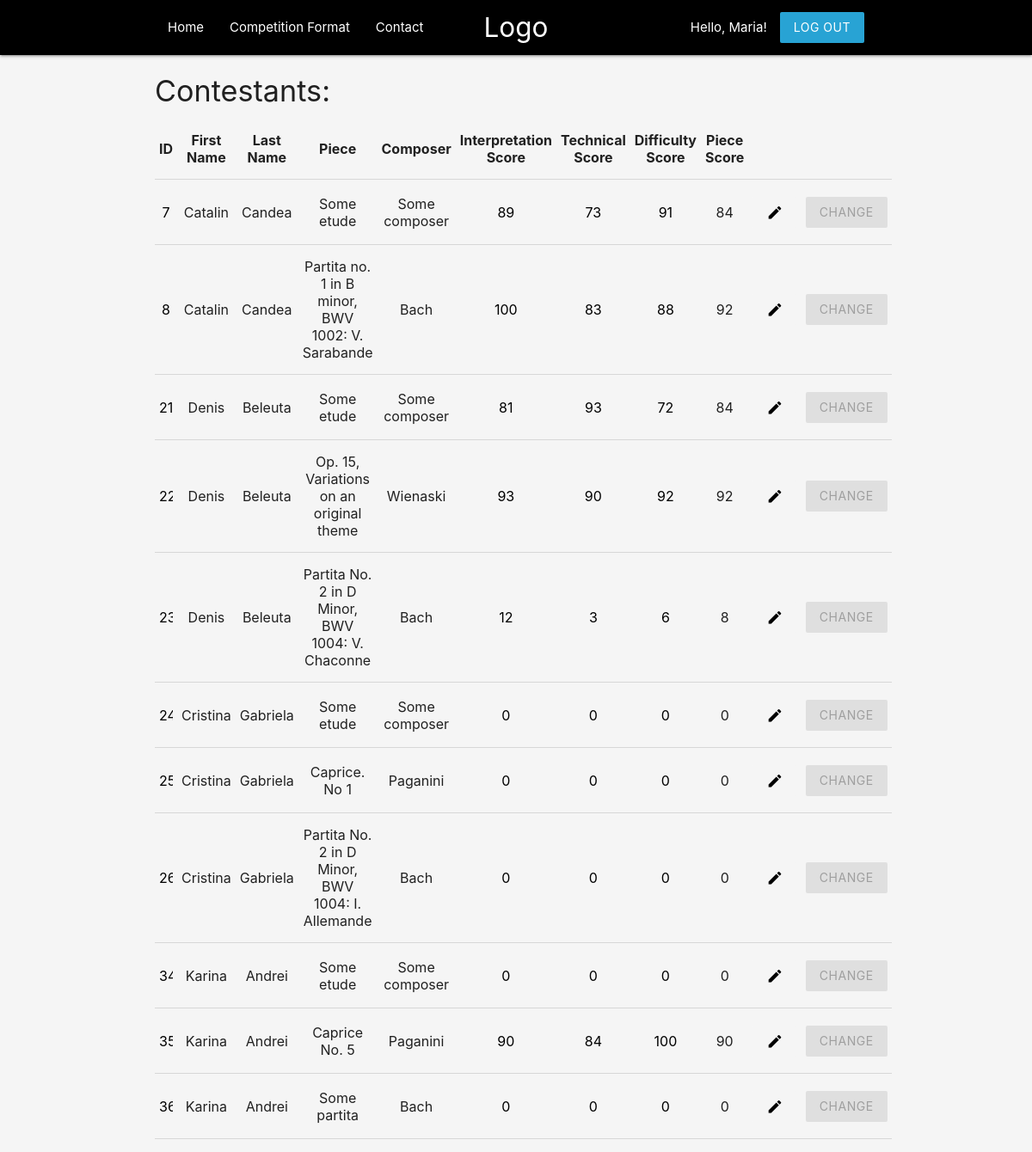
/violin-judge.php (signed in), run on the app's committed database.
### tables this page shows
CREATE TABLE `scores` (
  `ContestantID` int(11) NOT NULL,
  `PieceID` int(11) NOT NULL,
  `InterpretationScore` int(11) NOT NULL DEFAULT 0,
  `TechnicalScore` int(11) NOT NULL DEFAULT 0,
  `DifficultyScore` int(11) NOT NULL DEFAULT 0,
  `OverallScore` int(11) NOT NULL DEFAULT 0
);

CREATE TABLE `pieces` (
  `ContestantID` int(11) NOT NULL,
  `PieceID` int(11) NOT NULL,
  `PieceName` varchar(50) NOT NULL,
  `ComposerName` varchar(50) NOT NULL,
  `Category` varchar(7) NOT NULL
);

CREATE TABLE `contestants` (
  `ID` int(11) NOT NULL,
  `FirstName` varchar(20) NOT NULL,
  `LastName` varchar(20) NOT NULL,
  `Email` varchar(50) NOT NULL,
  `Password` varchar(255) NOT NULL,
  `Age` int(11) NOT NULL,
  `PhoneNumber` varchar(10) NOT NULL,
  `Instrument` varchar(6) NOT NULL,
  `FinalScore` int(11) NOT NULL
);

### violin-judge.php (the view, shortened to what this page needs)
<?php
    $conn = mysqli_connect("localhost", "taniacurutchi", "parola123", "music_competition");
    $sql = "
        SELECT pieces.PieceID, contestants.FirstName, contestants.LastName, pieces.PieceName, pieces.ComposerName,
        scores.InterpretationScore, scores.TechnicalScore, scores.DifficultyScore, scores.OverallScore, pieces.Category
        FROM ((contestants
        INNER JOIN pieces ON contestants.ID=pieces.ContestantID)
        INNER JOIN scores ON contestants.ID=scores.ContestantID AND pieces.PieceID=scores.PieceID)
        WHERE contestants.Instrument='violin';
    ";
    $result = mysqli_query($conn, $sql);
    $contestants = mysqli_fetch_all($result, MYSQLI_ASSOC);
?>
<html lang="en">
<head>
    <link rel="stylesheet" href="https://cdnjs.cloudflare.com/ajax/libs/materialize/1.0.0/css/materialize.min.css">
    <link rel="stylesheet" href="stylesheets/standings-style.css">
</head>
<body>
    <?php include("templates/header.php"); ?>
    <div class="container">
        <h4>Contestants:</h4>
        <form action="<?php echo $_SERVER['PHP_SELF']; ?>" method="POST">
        <table>
            <tr>
                <th>ID</th>
                <th>First Name</th>
                <th>Last Name</th>
                <th>Piece</th>
                <th>Composer</th>
                <th>Interpretation Score</th>
                <th>Technical Score</th>
                <th>Difficulty Score</th>
                <th>Piece Score</th>
            </tr>
        <?php
            foreach($contestants as $contestant): ?>
                <tr>
                    <td><input type="text" value="<?php echo $contestant['PieceID']; ?>" readonly></td>
                    <td><?php echo $contestant["FirstName"]; ?></td>
                    <td><?php echo $contestant["LastName"]; ?></td>
                    <td><?php echo $contestant["PieceName"]; ?></td>
                    <td><?php echo $contestant["ComposerName"]; ?></td>
                    <td><input type="text" value="<?php echo $contestant['InterpretationScore']; ?>" readonly></td>
                    <td><input type="text" value="<?php echo $contestant['TechnicalScore']; ?>" readonly></td>
                    <td><input type="text" value="<?php echo $contestant['DifficultyScore']; ?>" readonly></td>
                    <td><?php echo $contestant["OverallScore"]; ?></td>
                    <td class="smth"><button href="#edit" class="btn edit z-depth-0"><i class="material-icons">edit</i></button></td>
                    <td><input type="submit" value="change" class="btn disabled z-depth-0"></td>
                </tr>
            <?php endforeach ?>
        </table>
        </form>
    </div>
</body>
</html>

### stylesheets/standings-style.css (style rules this page uses)
input { border: none !important; margin: 0 !important; text-align: center; }
td, tr, th { text-align: center !important; }
body { background-color: whitesmoke; }
.btn { background-color: rgb(40, 163, 212) !important; }
.btn.edit { background-color: whitesmoke !important; color: black !important; }

### data on the page
scores: PieceID.PieceID "7", ContestantID.FirstName "Catalin", ContestantID.LastName "Candea", PieceID.PieceName "Some etude", PieceID.ComposerName "Some composer", InterpretationScore "89", TechnicalScore "73", DifficultyScore "91", OverallScore "84"
scores: PieceID.PieceID "8", ContestantID.FirstName "Catalin", ContestantID.LastName "Candea", PieceID.PieceName "Partita no. 1 in B minor, BWV 1002: V. Sarabande", PieceID.ComposerName "Bach", InterpretationScore "100", TechnicalScore "83", DifficultyScore "88", OverallScore "92"
scores: PieceID.PieceID "21", ContestantID.FirstName "Denis", ContestantID.LastName "Beleuta", PieceID.PieceName "Some etude", PieceID.ComposerName "Some composer", InterpretationScore "81", TechnicalScore "93", DifficultyScore "72", OverallScore "84"
scores: PieceID.PieceID "22", ContestantID.FirstName "Denis", ContestantID.LastName "Beleuta", PieceID.PieceName "Op. 15, Variations on an original theme", PieceID.ComposerName "Wienaski", InterpretationScore "93", TechnicalScore "90", DifficultyScore "92", OverallScore "92"
scores: PieceID.PieceID "23", ContestantID.FirstName "Denis", ContestantID.LastName "Beleuta", PieceID.PieceName "Partita No. 2 in D Minor, BWV 1004: V. Chaconne", PieceID.ComposerName "Bach", InterpretationScore "12", TechnicalScore "3", DifficultyScore "6", OverallScore "8"
scores: PieceID.PieceID "24", ContestantID.FirstName "Cristina", ContestantID.LastName "Gabriela", PieceID.PieceName "Some etude", PieceID.ComposerName "Some composer", InterpretationScore "0", TechnicalScore "0", DifficultyScore "0", OverallScore "0"
scores: PieceID.PieceID "25", ContestantID.FirstName "Cristina", ContestantID.LastName "Gabriela", PieceID.PieceName "Caprice. No 1", PieceID.ComposerName "Paganini", InterpretationScore "0", TechnicalScore "0", DifficultyScore "0", OverallScore "0"
scores: PieceID.PieceID "26", ContestantID.FirstName "Cristina", ContestantID.LastName "Gabriela", PieceID.PieceName "Partita No. 2 in D Minor, BWV 1004: I. Allemande", PieceID.ComposerName "Bach", InterpretationScore "0", TechnicalScore "0", DifficultyScore "0", OverallScore "0"
scores: PieceID.PieceID "34", ContestantID.FirstName "Karina", ContestantID.LastName "Andrei", PieceID.PieceName "Some etude", PieceID.ComposerName "Some composer", InterpretationScore "0", TechnicalScore "0", DifficultyScore "0", OverallScore "0"
scores: PieceID.PieceID "35", ContestantID.FirstName "Karina", ContestantID.LastName "Andrei", PieceID.PieceName "Caprice No. 5", PieceID.ComposerName "Paganini", InterpretationScore "90", TechnicalScore "84", DifficultyScore "100", OverallScore "90"
scores: PieceID.PieceID "36", ContestantID.FirstName "Karina", ContestantID.LastName "Andrei", PieceID.PieceName "Some partita", PieceID.ComposerName "Bach", InterpretationScore "0", TechnicalScore "0", DifficultyScore "0", OverallScore "0"

### other printed values
$_SESSION["firstName"] "Maria"
